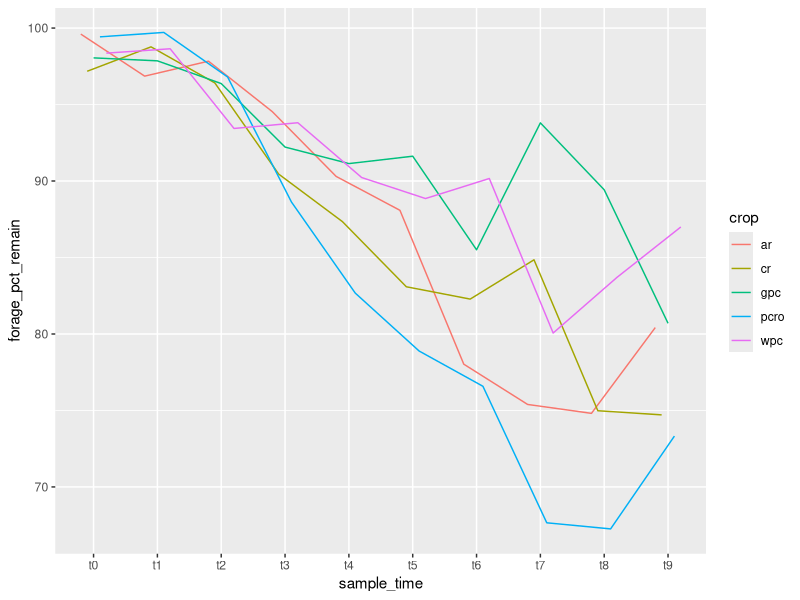
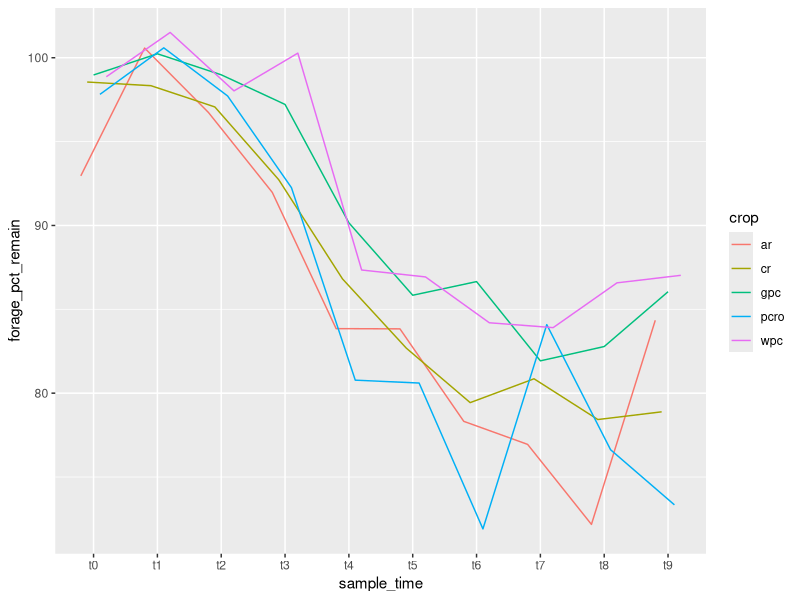
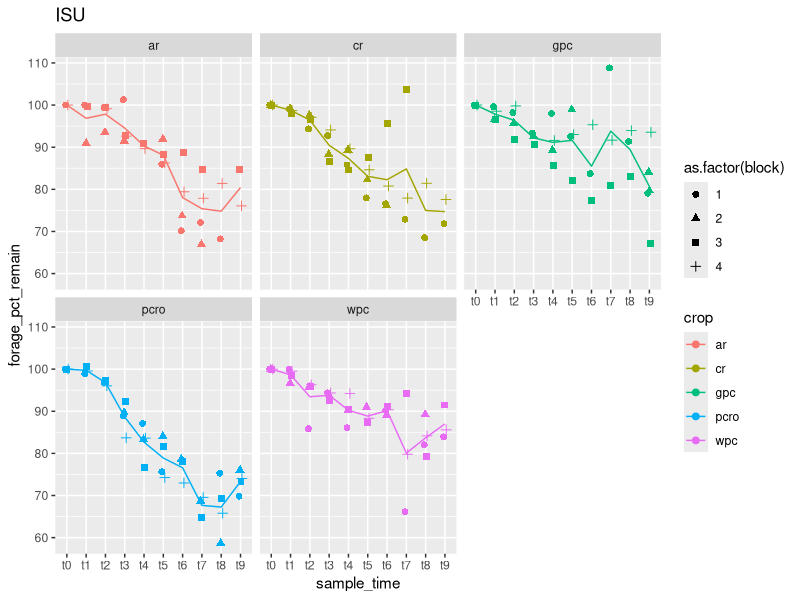
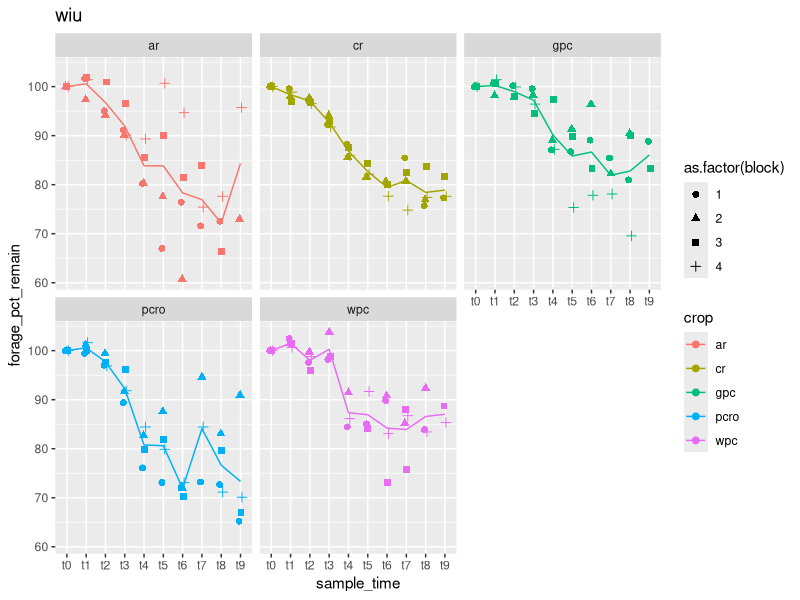

Recreate these plots in R, in order.
# LIBRARIES ----
library(tidyverse)

# READ IN THE DATA ----
biomass.df <- read_csv("output/clean_drywts.csv")

# want to break this down into the forage and tea bag datasets for right now 
forage.df <- biomass.df %>%
  select(-c(tea_id, tea_final_drywt_g, tea_initial_drywt_g))

tea.df <- biomass.df %>%
  select(-c(bag_no, forage_initial_drywt_g, forage_final_drywt_g))

# MODIFICATIONS ----

# calculate the % mass remaining for forage bags
forage.df <- forage.df %>%
  mutate(forage_pct_remain = (forage_final_drywt_g / forage_initial_drywt_g) * 100)

# calculate the % mass remaining for tea bags
tea.df <- tea.df %>%
  mutate(tea_pct_remain = (tea_final_drywt_g / tea_initial_drywt_g) * 100)

# STARTING WITH FORAGE DATASET ----

# wanna see how stuff looks

# ISU
forage.df %>%
  filter(location == "isu") %>%
  ggplot(aes(sample_time, forage_pct_remain, color = crop, group = crop)) +
  # stat_summary(fun = mean, geom = "point", position = position_dodge2(width = 0.5)) +
  # stat_summary(fun.data = mean_se, geom = "errorbar", width = 0.5,
  #              position = position_dodge2(width = 0.5)) +
  stat_summary(fun = mean, geom = "line", position = position_dodge2(width = 0.5))

# WIU
forage.df %>%
  filter(location == "wiu") %>%
  ggplot(aes(sample_time, forage_pct_remain, color = crop, group = crop)) +
  # stat_summary(fun = mean, geom = "point", position = position_dodge2(width = 0.5)) +
  # stat_summary(fun.data = mean_se, geom = "errorbar", width = 0.5,
  #              position = position_dodge2(width = 0.5)) +
  stat_summary(fun = mean, geom = "line", position = position_dodge2(width = 0.5))

# so before we start thinking about fitting any curves we need to 
# 1: get the starting pct_remaining to be 100%, 2 figures out why the pct remaining increases
# at some points 

# setting all initials to be 100%
forage.df <- forage.df %>%
  mutate(forage_pct_remain = case_when(
    sample_time == "t0" ~ 100,
    TRUE ~ forage_pct_remain
  ))

# lets start isolating some data to see where increases happen
test.df <- forage.df %>%
  filter(forage_final_drywt_g > forage_initial_drywt_g)

# 217, 57, 347, 17, 125, 195, 44, 56, 167, 184, 117, 202, 75, 124, 21, 107, 165, 156, 323, 

# those are the IDs for the problem locations, going to get rid of them
forage.df <- forage.df %>%
  filter(bag_no != 217 | bag_no != 57 | bag_no != 347 | bag_no != 17 | bag_no != 125 | bag_no != 195 | 
           bag_no != 44 |bag_no != 56 | bag_no != 167 | bag_no != 184 | bag_no != 117 | bag_no != 202 | 
           bag_no != 75 | bag_no != 124 | bag_no != 21 | bag_no != 107 | bag_no != 165 | bag_no != 156 | 
           bag_no != 323)

# so things are looking good i wanna see what the standard error for some of these odd looking data
forage.df %>%
  filter(location == "isu") %>%
  ggplot(aes(sample_time, forage_pct_remain, color = crop, group = crop, shape = as.factor(block))) +
  stat_summary(fun = mean, geom = "line") +
  geom_point(size = 2, position = position_dodge2(width = 0.2)) +
  ggtitle("ISU") +
  facet_wrap(~crop)

# what about wiu? 
forage.df %>%
  filter(location == "wiu") %>%
  ggplot(aes(sample_time, forage_pct_remain, color = crop, group = crop, shape = as.factor(block))) +
  stat_summary(fun = mean, geom = "line") +
  geom_point(size = 2, position = position_dodge2(width = 0.2)) +
  ggtitle("wiu") +
  facet_wrap(~crop)

# TEA BAGS


